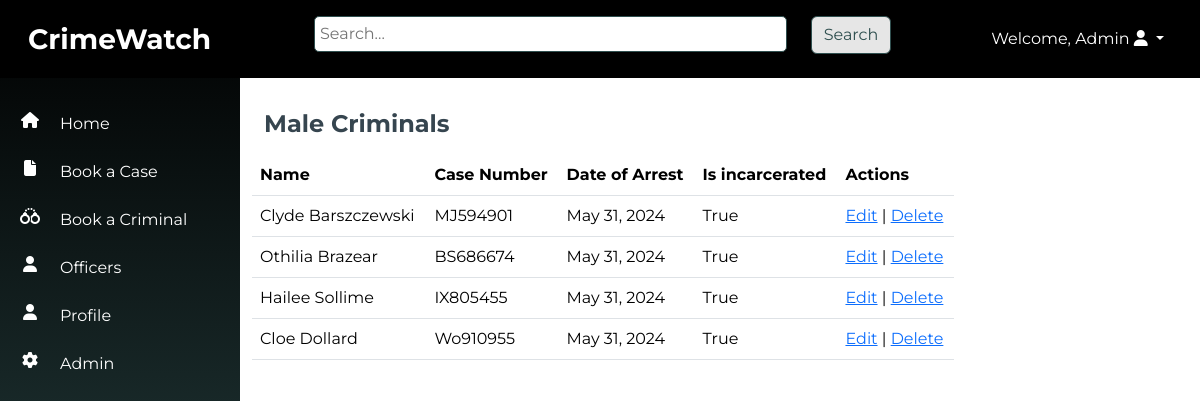
Screenshot of /criminals/male-criminals/ (signed in) with the database file from the repository.
### criminals/models.py (models this page shows, shortened)
class CriminalRecord(models.Model):
    MARITAL_STATUS = [
        ('Single', 'Single'),
        ('Married', 'Married'),
        ('Divorced', 'Divorced'),
        ('Widowed', 'Widowed'),
        ('Widower', 'Widower'),
        ('Celibate', 'Celibate'),
    ]
    RELIGION = [
        ('Christianity', 'Christianity'),
        ('Islam', 'Islam'),
        ('Traditional Worshippers', 'Traditional Worshippers'),
        ('Others', 'Others'),
    ]
    SEX_CHOICES = [
        ('male', 'Male'),
        ('female', 'Female'),
    ]
    first_name = models.CharField(max_length=255)
    middle_name = models.CharField(max_length=255, blank=True)
    surname = models.CharField(max_length=255)
    date_of_birth = models.DateField()
    date_of_arrest = models.DateField(auto_now_add=True)
    time_of_arrest = models.TimeField(auto_now_add=True)
    tribe = models.CharField(max_length=100)
    religion = models.CharField(max_length=100, choices=RELIGION, blank=True)
    marital_status = models.CharField(max_length=10, choices=MARITAL_STATUS, default="Single")
    height_in_meters = models.FloatField()
    weight_in_kg = models.FloatField()
    gender = models.CharField(max_length=10, choices=SEX_CHOICES, default="Male")
    nin = models.CharField(max_length=100, unique=True)
    address = models.CharField(max_length=255, blank=True)
    associated_cases = models.ForeignKey(CriminalCase, on_delete=models.CASCADE, blank=True, null=True)
    contact_info = models.CharField(max_length=100, blank=True)
    distinctive_features = models.CharField(max_length=255, blank=True)
    next_of_kin = models.CharField(max_length=255, blank=True)
    mugshot = models.ImageField(upload_to='src/images/', blank=True)
    known_aliases = models.CharField(max_length=255, blank=True)
    associates = models.CharField(max_length=255, blank=True)
    arresting_officer = models.ForeignKey(Officer, on_delete=models.CASCADE, blank=True)
    case_number = models.CharField(max_length=9, default=generate_case_number, unique=True)
    is_incarcerated = models.BooleanField(default=True)
    is_wanted = models.BooleanField(default=False)

### criminals/views.py (the view)
# urls.py: path('male-criminals/', views.male_criminals_list, name='male_criminals_list'),
@login_required
def male_criminals_list(request):
    criminals = CriminalRecord.objects.filter(gender='male')
    return render(request, 'criminal_filter.html', {'criminals': criminals, 'title': 'Male Criminals'})

### criminals/templates/criminal_filter.html (shortened to what this page needs)
{% extends 'base.html' %}
{% block content %}
<div class="container-fluid mt-3">
    <h1 class="fw-bold fs-4">{{ title }}</h1>
    <div class="row mt-3">
        <table class="table w-75">
            <thead>
                <tr>
                    <th scope="col">Name</th>
                    <th scope="col">Case Number</th>
                    <th scope="col">Date of Arrest</th>
                    <th scope="col">Is incarcerated</th>
                    <th scope="col">Actions</th>
                </tr>
            </thead>
            <tbody>
                {% for criminal in criminals %}
                    <tr>
                        <td class="text-capitalize">{{ criminal.first_name }} {{ criminal.surname }}</td>
                        <td class="text-capitalize">{{ criminal.case_number}}</td>
                        <td class="">{{ criminal.date_of_arrest }}</td>
                        <td class="text-capitalize">{{ criminal.is_incarcerated }}</td>
                        <td>
                            <a href="{% url 'criminal_update' criminal.pk %}">Edit</a> |
                            <a href="{% url 'criminal_delete' criminal.pk %}">Delete</a>
                        </td>
                    </tr>
                {% empty %}
                    <p class="text-danger">No criminals in this category</p>
                {% endfor %}
            </tbody>
        </table>
    </div>
</div>
 {% endblock %}

### templates/base.html (shortened to what this page needs)
<!DOCTYPE html>
<html lang="en">
<head>
    <link rel="stylesheet" href="https://cdnjs.cloudflare.com/ajax/libs/font-awesome/6.5.2/css/all.min.css">
    {% load static %}
    <link rel="stylesheet" type="text/css" href="{% static 'src/styles.css' %}">
    <link href="https://cdn.jsdelivr.net/npm/bootstrap@5.3.3/dist/css/bootstrap.min.css" rel="stylesheet">
</head>
<body>
    <nav class="navbar navbar-expand-sm navbar-dark p-3">
        <div class="container-fluid">
            <div class="col-md-3"><a class="navbar-brand fs-3 fw-bold" href="{% url 'home' %}">CrimeWatch</a></div>
            <div class="col-md-6 d-none d-sm-block">
              <form method="get" action="{% url 'search_results' %}">
                <div class="row mb-2 align-items-start">
                  <div class="col-md-10">
                    <input type="text" name="q" placeholder="Search...">
                  </div>
                  <div class="col-md-2 rounded-top">
                    <button type="submit" class="btn btn-gray">Search</button>
                  </div>
              </div>
            </form>
          </div>
                <div class="col-md-3 d-none d-sm-block float-end">
                  {% if user.is_authenticated %}
                  <ul class="navbar-nav ml-3 justify-content-end">
                  <li class="dropdown nav-item">
                      <a href="#" class="dropdown-toggle nav-link text-white text-capitalize" data-bs-toggle="dropdown">Welcome, {{ user.username }} <i class="fa fa-user"></i> <b class="caret"></b></a>
                  </li></ul>
                  {% else %}
                  <li><a href="{% url 'login' %}">Login</a></li>
                  {% endif %}
          </div>
        </div>
      </nav>
    <div class="container-fluid">
        <div class="row">
        <div class="vert-bar d-none d-sm-block">
            <ul class="navbar-nav">
              <li class="nav-item my-1  py-2 row align-items-start">
                <i class="col-3 fa fa-house text-center"></i>
                <a class="col-9 nav-link p-0 m-0" href="{% url 'home' %}">Home</a>
              </li>
              <li class="nav-item my-1  py-2 row align-items-start">
                <i class="col-3 fa fa-file text-center"></i>
                <a class="col-9 nav-link p-0 m-0" href="{% url 'case_create' %}">Book a Case</a>
              </li>
              <li class="nav-item my-1  py-2 row align-items-start">
                <i class="col-3 fa fa-handcuffs text-center"></i>
                <a class="col-9 nav-link p-0 m-0" href="{% url 'criminal_create' %}">Book a Criminal</a>
              </li>
              <li class="nav-item my-1 py-2 row align-items-start">
                <i class="col-3 fa fa-user text-center"></i>
                <a class="col-9 nav-link p-0 m-0" href="{% url 'officer_list' %}">Officers</a>
              </li>
              <li class="nav-item my-1 py-2 row align-items-start">
                <i class="col-3 fa fa-user text-center"></i>
                <a class="col-9 nav-link p-0 m-0" href="{% url 'profile' %}">Profile</a>
              </li>
              <li class="nav-item my-1 py-2 row align-items-start">
                <i class="col-3 fa fa-gear text-center"></i>
                <a class="col-9 nav-link p-0 m-0" href="{% url 'admin:index' %}">Admin</a>
              </li>
              </ul>
        </div>
        <div class="content pt-3">
            {% block content %}{% endblock %}
        </div>
        </div>
    </div>
</body>
</html>

### static/src/styles.css (style rules this page uses)
body { font-family: 'Montserrat', sans-serif !important; color: var(--charcoal) !important; }
:root { --dark-slate-gray:#2F4F4F; --dark-khaki: #BDB76B; --crimson-red: #DC143C; --ivory: ##FFFFF0; --charcoal: #36454F; --dim-gray: #696969; --orange: #FFa500 }
.navbar { background:black; color: var(--dark-slate-gray) !important; z-index: 2; }
.btn-gray { background-color: #e6e6e6 !important; color: var(--ivory) !important; border-color: var(--dark-slate-gray) !important; }
.vert-bar { background-image: linear-gradient(180deg, black, var(--dark-slate-gray)) !important; position: fixed; top: 0; left: 0; z-index: 1; padding-top: 100px !important; width: 20% !important; height: 100%; color: white; padding: 20px 0; overflow-x: hidden; }
input[type="text"], input[type="number"], input[type="email"], input[type="date"], textarea { width:100%; border-radius: 5px; border: solid 1px #2F4F4F; padding:5px; }
.content { width:80% !important; margin: auto 0 0 20%; }

### rows the page displays
CriminalRecord: first_name "Clyde", surname "Barszczewski", case_number "MJ594901", date_of_arrest "May 31, 2024", is_incarcerated "True"
CriminalRecord: first_name "Othilia", surname "Brazear", case_number "BS686674", date_of_arrest "May 31, 2024", is_incarcerated "True"
CriminalRecord: first_name "Hailee", surname "Sollime", case_number "IX805455", date_of_arrest "May 31, 2024", is_incarcerated "True"
CriminalRecord: first_name "Cloe", surname "Dollard", case_number "Wo910955", date_of_arrest "May 31, 2024", is_incarcerated "True"

### other values shown
{{ user.username }} "Admin"
{{ title }} "Male Criminals"
